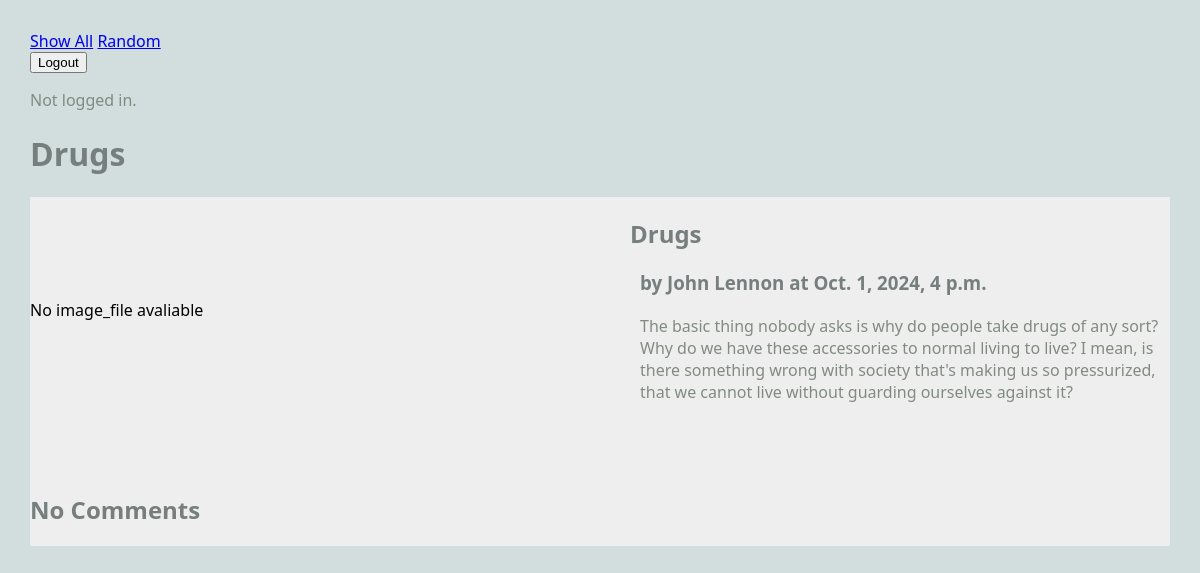
Screenshot of /blog/ with the database file from the repository.
### blog/models.py (models this page shows, shortened)
class Article(models.Model):
    user = models.ForeignKey(User, on_delete=models.CASCADE)
    title = models.TextField(blank=False)
    author = models.TextField(blank=False)
    text = models.TextField(blank=False)
    published = models.DateTimeField(auto_now=True)
    image_file = models.ImageField(blank=True)
    def get_comments(self):
        comments = Comment.objects.filter(article=self)

### blog/views.py (the view)
# urls.py: path(r'', views.RandomArticleView.as_view(), name="random"), #NEW
class RandomArticleView(DetailView):
    model = Article
    template_name = "blog/article.html"
    context_object_name = "article"
    def get_object(self):
        all_articles = Article.objects.all()
        article = random.choice(all_articles)
        return article

### blog/templates/blog/article.html (shortened to what this page needs)
{% extends 'blog/base.html' %}
{% block content %}
<h1>{{article.title}}</h1>
<main class="grid-container">
    <article class="featured">
        {% if a.image_file %}
        <img src="{{article.image_file.url}}" alt="{{article.image_file.url}}">
        {% else %}
        No image_file avaliable
        {% endif %}
        <div>
            <h2>{{article.title}}</h2>
            <h3>by {{article.author}} at {{article.published}}</h3>
            <p>
                {{article.text}}
            </p>
        </div>
    </article>
    <div>
        {% if article.get_comments %}
            <h2>Comments</h2>
            {{article.get_comments}}
            {% for c in article.get_comments %}
            <div>
                <strong>by {{c.author}} at {{c.published}}</strong>
                <p>
                    {{c.text}}
                </p>
                <h4>
                    <a href="{% url 'create_comment'}"></a>
                </h4>
            </div>
            {% endfor %}
        {% else %}
            <h2>No Comments</h2>
            {% endif %}
    </div>
</main>
{% endblock %}

### static/styles.css (style rules this page uses)
body { margin: 30px; background: #d1dedd; font-family:'Segoe UI', Tahoma, Geneva, Verdana, sans-serif; }
h1, h2, h3 { color: #767f7e; }
p { color: #828b82; }
.grid-container { background: #eee; max-width: 900px; display: grid; grid-template-columns: repeat(3, 1fr); grid-gap: 10px; max-width: 1200px; margin: 20px auto; }
article.featured { grid-column: span 3; display: grid; gap: 60px; grid-template-columns: 1fr 1fr; align-items: center; border-bottom: 1px #bbc7c7; padding-bottom: 40px; }
article p, article h3 { margin: 20px 10px; }

### rows the page displays
Article: title "Drugs", author "John Lennon", published "Oct. 1, 2024, 4 p.m.", text "The basic thing nobody asks is why do people take drugs of any sort? Why do we have these accessories to normal living to live? I mean, is there something wrong with society that's making us so pressurized, that we cannot live without guarding ourselves against it?"
